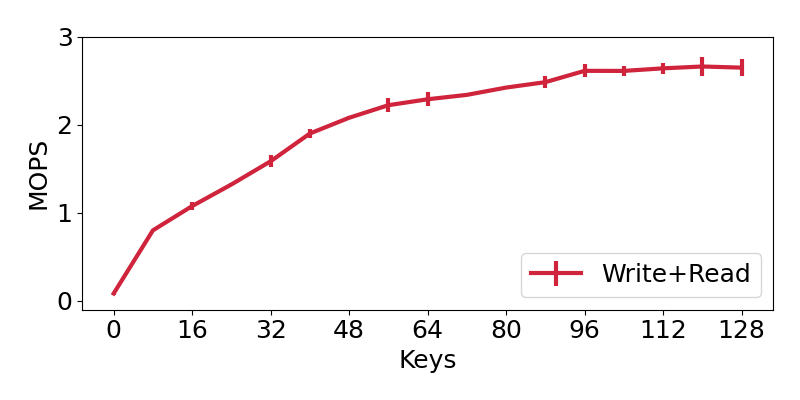

Recreate this plot in Python.
import matplotlib
import matplotlib.pyplot as plt
import numpy as np
from common import *

def mul4(a):
    return[x*4 for x in a]

def rate_per_host(a,hosts):
    return[x/hosts for x in a]

def wins(arr, keys):
    clover=arr[0]
    for a,b in zip(arr,keys):
        print(str(b) + ": " + str(a/clover) + "x")


#manual collection
#steps of 8
keys = [x for x in range(0,129,8)]
x = [x for x in range(0,129,8)]
#six hosts zipf 1.5 3 trials
#8,16,24,32
#40,48,56,64
#72,80,88,96,
#104

keys_label = [str(x) for x in range(0,129,16)]
x_lab = [x for x in range(0,129,16)]
#x_lab = np.arange(len(keys_label))  # the label locations

tput=[126264, 1200764,1614114,1981764,2376874,2849514,3117038,3330861,3431735,3506670,3630810,3722979,3915607,3914276,3958349,3989503,3970129,]

terr=[26694,11221,69906,17897,104278,71718,23941,120434, 116300,2005, 22281,102302, 108484,79231,98445,165432, 146235,]
terr=mul4(terr)
tput=mul4(tput)
tput=rate_per_host(tput,6.0)
terr=rate_per_host(terr,6.0)
tput=div_mil(tput)
terr=div_mil(terr)

print(tput)
wins(tput,keys)

print(len(keys))
print(len(tput))

read_write_steering_color='#cf243cff'     #alice
treatment_label= 'queue pairs'


x = np.arange(len(keys))  # the label locations

plt.rcParams.update({'font.size': 18})
#fig, ax = plt.subplots()
fig, ax = plt.subplots(1,1, figsize=(8,4))
rects1 = ax.errorbar(keys, tput, yerr=terr, color=read_write_steering_color, linewidth=3, label="Write+Read") #, width, label=treatment_label, color='tab:blue', hatch='\\')

# Add some text for labels, title and custom x-axis tick labels, etc.
ax.set_ylabel('MOPS')
ax.set_ylim(-0.1, 3)
ax.set_xticks(x_lab)
ax.set_xticklabels(keys_label)
ax.set_xlabel("Keys")
ax.legend(loc="lower right")
fig.tight_layout()
save_fig(plt)
